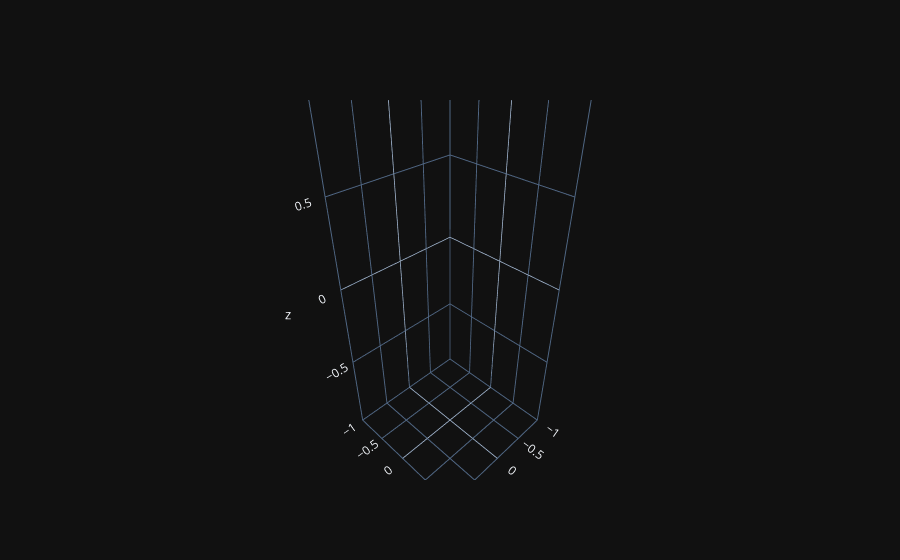

Notebook cell for this chart:
### Code cell
fig = py.graph_objs.Figure()
fig.add_scatter3d(x=my_data[0], y=my_data[1], z=my_data[2], mode='markers')
fig.show()

### Figure 1 — Plotly figure (JSON) as saved in the notebook; plotly's stock layout.template omitted (floating-point values rounded to 4 significant figures; data arrays with more than 128 entries replaced by an {"elided": "..."} marker saying what was removed)
{"data": [{"mode": "markers", "x": {"elided": "100x100 float values"}, "y": {"elided": "100x100 float values"}, "z": {"elided": "100x100 float values"}, "type": "scatter3d"}], "layout": {}}
